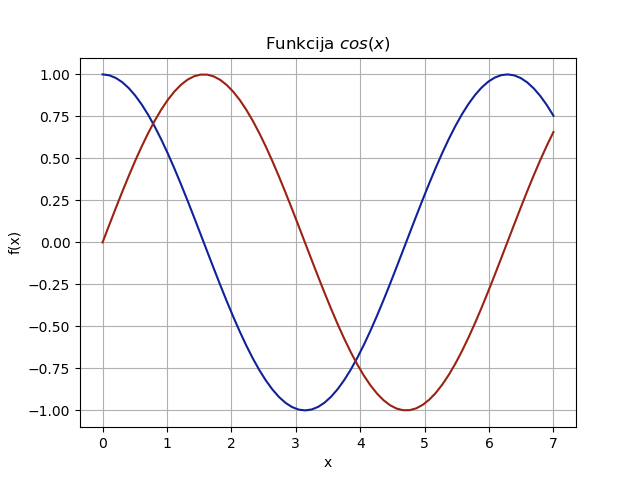

The Python source for this figure:
import sys
sys.path.append("/usr/local/anaconda3/lib/python3.6/site-packages")
import numpy

from numpy import *     # Importē skaitlisko metožu bibliotēkas funkcijas
x = linspace(0, 7, 70)  # Trešais arguments ir ģenerējamo elementu skaits
y = cos(x)
y2 = sin(x)

from matplotlib import pyplot as plt
plt.grid()
plt.xlabel('x')
plt.ylabel('f(x)')
plt.title('Funkcija $cos(x)$')
plt.plot(x, y, color = "#112299")
plt.plot(x, y2, color = "#992211")
plt.show()
